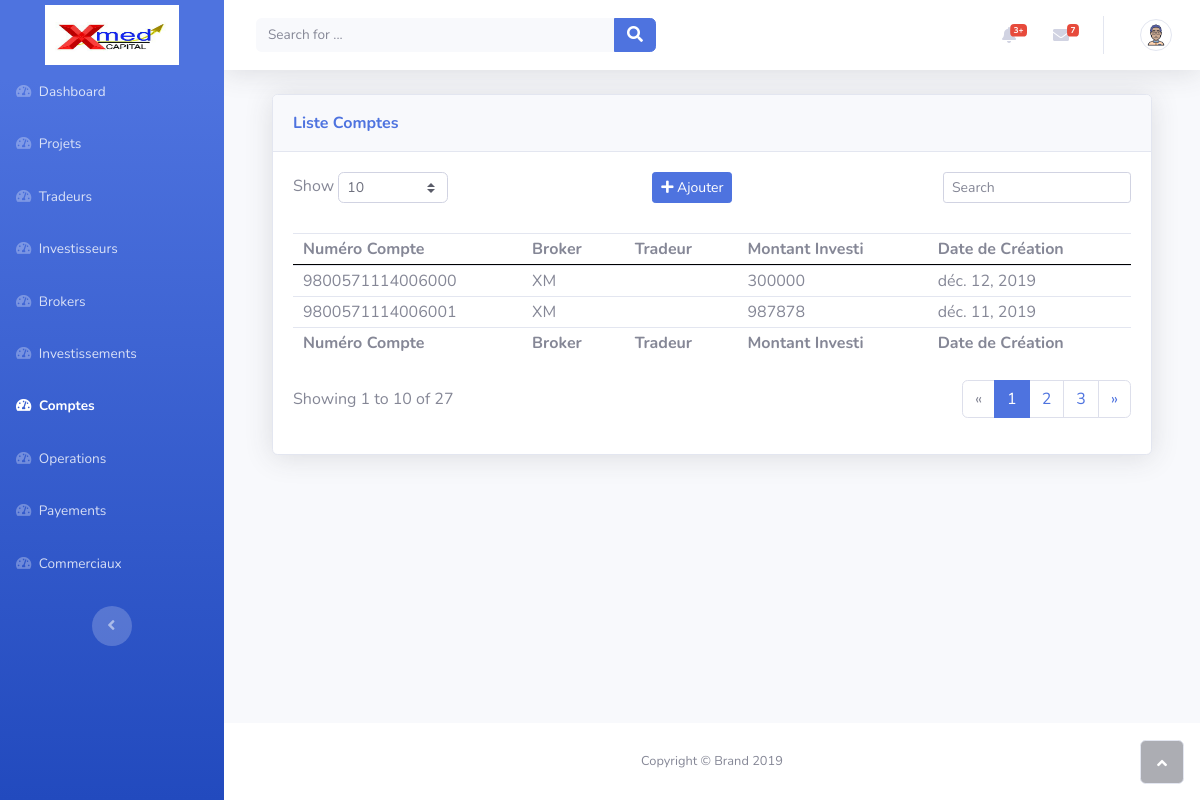
Page /comptes/ on the earlier database version.
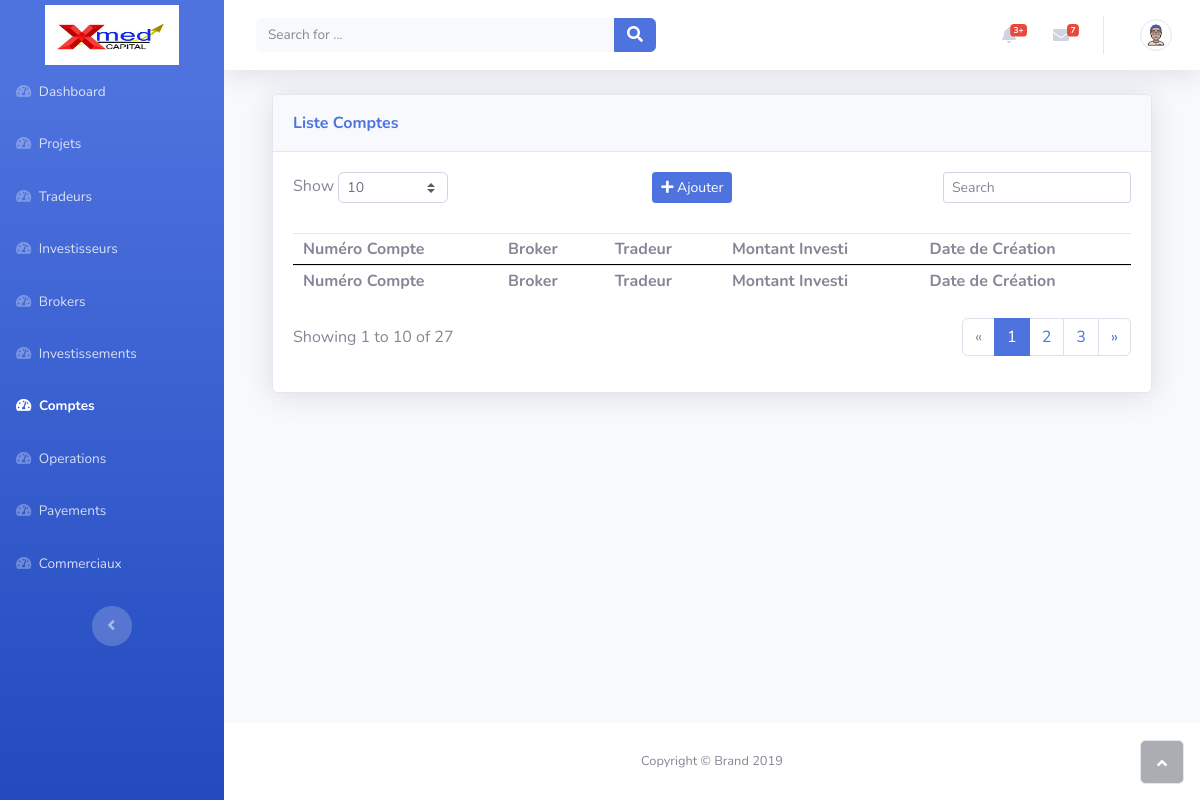
Same page on the later database version.
### compte/models.py (models this page shows, shortened)
class Compte(models.Model):
    num_compte = models.CharField(max_length=225, unique=True)
    tradeur = models.ForeignKey(Tradeur, related_name='comptes', null=True, blank=True, on_delete=models.DO_NOTHING)
    broker = models.ForeignKey(Broker, related_name='comptes', on_delete=models.DO_NOTHING)
    montant_investi = models.PositiveSmallIntegerField()
    date_creation = models.DateField(default=datetime.datetime.now)

### broker/models.py (models this page shows, shortened)
class Broker(models.Model):
    libelle = models.CharField(max_length=50, unique=True)
    site_web = models.CharField(max_length=100, unique=True)
    def __str__(self):
        return f"{self.libelle}"

### compte/views.py (the view)
# urls.py: path('', views.index, name="brokers"),
def index(request):
    context = {
        "comptes": Compte.objects.all()
    }
    return render(request, 'compte/index.html', context)

### compte/templates/compte/index.html (shortened to what this page needs)
{% extends 'base.html' %}
{% load static %}
{% block stylesheets %}
	<link rel="stylesheet" type="text/css" href="{% static 'css/compte/index.css' %}">
{% endblock %}
{% block content %}
	<div class="container-fluid">
		<div class="container-fluid">
			<div class="card shadow">
				<div class="card-header py-3">
					<p class="text-primary m-0 font-weight-bold">Liste Comptes</p>
				</div>
				<div class="card-body">
					<div class="row">
						<div class="col-md-5 text-nowrap">
							<div id="dataTable_length" class="dataTables_length" aria-controls="dataTable"><label>Show <select class="form-control form-control-sm custom-select custom-select-sm"><option value="10" selected>10</option><option value="25">25</option><option value="50">50</option><option value="100">100</option></select></label></div>
						</div>
                        <div class="col-md-2">
							<div class="mb-3">
								<a class="btn btn-primary btn-sm" href="{% url 'ajouter_compte' %} ">
									<i class="fas fa-plus"></i>
									Ajouter
								</a>
							</div>
						</div>
						<div class="col-md-5">
							<div class="text-md-right dataTables_filter" id="dataTable_filter"><label><input type="search" class="form-control form-control-sm" aria-controls="dataTable" placeholder="Search" /></label></div>
						</div>
					</div>
					<div class="table-responsive table mt-2" id="dataTable" role="grid" aria-describedby="dataTable_info">
						<table class="table dataTable my-0" id="dataTable">
							<thead>
								<tr>
									<th>Numéro Compte</th>
									<th>Broker</th>
									<th>Tradeur</th>
									<th>Montant Investi</th>
									<th>Date de Création</th>
								</tr>
							</thead>
							<tbody>
                                {% for compte in comptes %}
                                    <tr onclick="window.location = '{% url "modifier_compte" pk=compte.id %}';" style="cursor: pointer;">
                                        <td class="">{{ compte.num_compte }}</td>
                                        <td class="">{{ compte.broker }}</td>
                                        <td class="">{{ compte.tradeur }}</td>
                                        <td class="">{{ compte.montant_investi }}</td>
                                        <td class="">{{ compte.date_creation }}</td>
                                    </tr>
                                {% endfor %}
							</tbody>
							<tfoot>
								<tr>
									<td><strong>Numéro Compte</strong></td>
									<td><strong>Broker</strong></td>
									<td><strong>Tradeur</strong></td>
									<td><strong>Montant Investi</strong></td>
									<td><strong>Date de Création</strong></td>
								</tr>
							</tfoot>
						</table>
					</div>
					<div class="row">
						<div class="col-md-6 align-self-center">
							<p id="dataTable_info" class="dataTables_info" role="status" aria-live="polite">Showing 1 to 10 of 27</p>
						</div>
						<div class="col-md-6">
							<nav class="d-lg-flex justify-content-lg-end dataTables_paginate paging_simple_numbers">
								<ul class="pagination">
									<li class="page-item disabled"><a class="page-link" href="#" aria-label="Previous"><span aria-hidden="true">«</span></a></li>
									<li class="page-item active"><a class="page-link" href="#">1</a></li>
									<li class="page-item"><a class="page-link" href="#">2</a></li>
									<li class="page-item"><a class="page-link" href="#">3</a></li>
									<li class="page-item"><a class="page-link" href="#" aria-label="Next"><span aria-hidden="true">»</span></a></li>
								</ul>
							</nav>
						</div>
					</div>
				</div>
			</div>
		</div>
	</div>
{% endblock %}

Differences in the rows shown:
removed Compte: num_compte "9800571114006000", broker "XM", montant_investi "300000", date_creation "déc. 12, 2019"
removed Compte: num_compte "9800571114006001", broker "XM", montant_investi "987878", date_creation "déc. 11, 2019"
